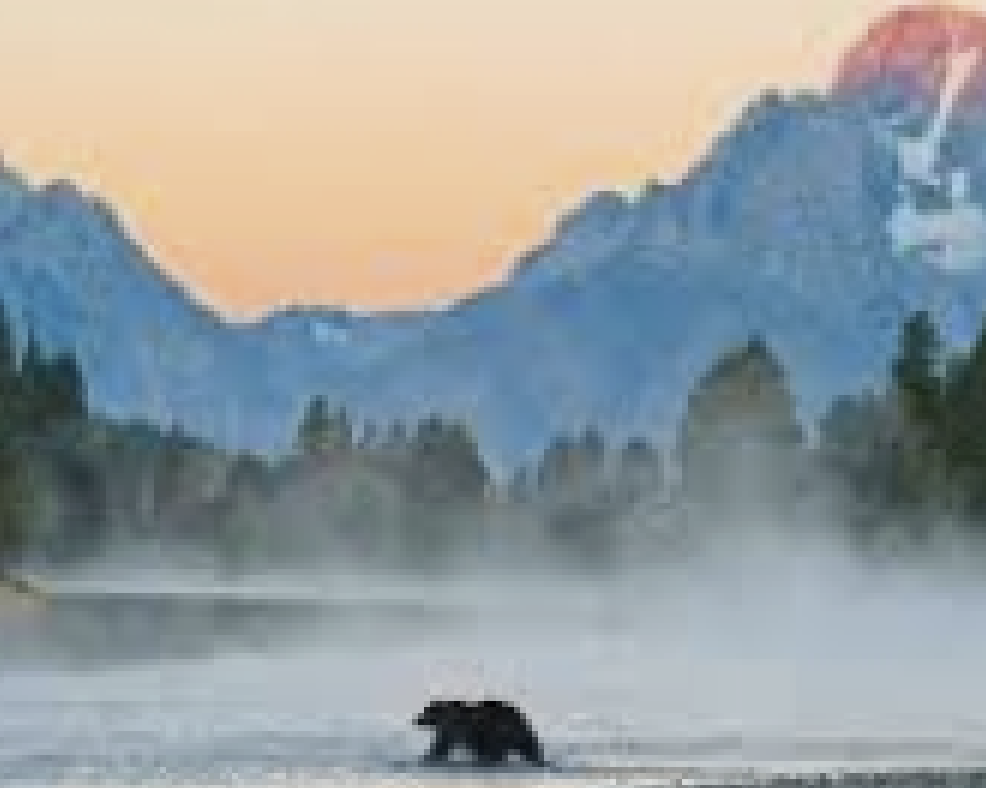
#> input picture images/original_bear_mountains.png, 986 x 788 px; its folder holds only this picture in this run
$ python main.py
#> lines starting #> are read from the running program, lines starting #| are printed output that depends on the picture
### recursivePhoto/helpers/interface_helpers.py
from tkinter import Tk
from tkinter.filedialog import askopenfilename, askdirectory
from PIL import Image
import os, os.path
import sys

def get_photo():
    print("Select an image to recurse-ify from the pop up.")
    while 1:
        Tk().withdraw() # we don't want a full GUI, so keep the root window from appearing
        image_filename = askopenfilename() # show an "Open" dialog box and return the path to the selected file
        try:
            im = Image.open(image_filename)
            return im
        except:
            print("The file path '" + image_filename + "' is not valid. Try again.")

def get_images_directory():
    print("From the pop up, select a directory with images to recurse-ify the original image with (i.e. the recursivePhoto result will be made from pictures in this directory). The more photos in this directory, the better!")
    Tk().withdraw() # we don't want a full GUI, so keep the root window from appearing
    images_directory = askdirectory() # show an "Open" dialog box and return the path to the selected file
    return images_directory

"""
reads in photos from directory with name read_images_directory
"""
def read_images_directory(read_images_directory):
    photos = []
    img_file_types = ['.jpg', '.jpeg', '.png'] # can add more image types
    for filename in os.listdir(read_images_directory):
        ext = os.path.splitext(filename)[1]
        if(ext.lower() in img_file_types):
            photos.append(os.path.join(read_images_directory, filename))
    return photos

def get_recursive_photo_params():
    images_per_row = 50
    print("how many mini-photos do you want in each row of the result? Recommended: 50")
    while 1:
        try:
            images_per_row = int(input())
            break
        except:
            print("need to type a number e.g. '50'")

    subimage_width = 40
    print("how many pixels wide do you want each mini-photo? Recommended: 40")
    while 1:
        try:
            subimage_width = int(input())
            break
        except:
            print("need to type a number e.g. '40'")

    return images_per_row, subimage_width

# [22 lines left out: function get_recursive_video_params, not called in this run]

def save_photo_with_filepath(img, filepath):
    img.save(filepath)

# [21 lines left out: functions save_photo, get_video_fp, not called in this run]

# Print iterations progress. From https://stackoverflow.com/questions/3173320/text-progress-bar-in-the-console
def printProgressBar(iteration, total, prefix = 'Progress:', suffix = 'Complete', decimals = 1, length = 50, fill = '.', printEnd = "\r"):
    if(total == 0):
        total = 1
    percent = ("{0:." + str(decimals) + "f}").format(100 * (iteration / float(total)))
    filledLength = int(length * iteration // total)
    bar = fill * filledLength + '-' * (length - filledLength)
    print('%s |%s| %s%% %s' % (prefix, bar, percent, suffix))
    sys.stdout.write("\033[F") # Cursor up one line
    # Print New Line on Complete
    if iteration == total:
        print("\n")

### recursivePhoto/helpers/image_processing.py
from recursivePhoto.helpers.interface_helpers import printProgressBar
from PIL import Image
import copy
import operator
import bisect
import sys
import time
import math
import random

"""
for searching
"""
class KeyList(object):
    # bisect doesn't accept a key function, so we build the key into our sequence.
    def __init__(self, l, key):
        self.l = l
        self.key = key
    def __len__(self):
        return len(self.l)
    def __getitem__(self, index):
        return self.key(self.l[index])

"""
given a list of mini-photos, rates them by gray scale then sorts them
"""
# [15 lines left out: function rate_and_sort_grayscale, not called in this run]

"""
photos is a list of (photo, path) tuples
"""
def rate_and_sort_low_res_grayscale(photos):
    print("Rating and sorting photos")
    num_photos = len(photos)
    counter = 0
    printProgressBar(counter, num_photos)

    rated_sorted_photos = []

    # rate
    for photo in photos:
        level = get_avg_grayscale(photo[0])
        rated_sorted_photos.append((level, photo))

        counter = counter + 1
        printProgressBar(counter, num_photos)

    # sort
    rated_sorted_photos.sort(key = operator.itemgetter(0))
    return rated_sorted_photos

"""
photos is a list of (photo, path) tuples

Rates colored photos, but doesn't sort them
"""
# [15 lines left out: function rate_low_res_colored, not called in this run]

"""
photos is a list of photos

Rates colored photos, but doesn't sort them

note: should probably be unified with rate_low_res_colored().
"""
# [15 lines left out: function rate_colored, not called in this run]

"""
Rescale w/ cropping and scaling (no distoring) to
desired width (d_width) and desired height (d_height)
"""
def rescale(img, d_width, d_height):
    o_width, o_height = img.size
    if(o_width == 0): #hacky... how else to avoid divide by zero?
        o_width = 1
    if(o_height == 0):
        o_height = 1
    o_ratio = float(o_width)/float(o_height)
    d_ratio = float(d_width)/float(d_height)
    if d_ratio < o_ratio:
        crop_height = o_height
        crop_width = crop_height * d_ratio
        x_off = float(o_width - crop_width) / 2
        y_off = 0
    else:
        crop_width = o_width
        crop_height = crop_width / d_ratio
        x_off = 0
        y_off = float(o_height - crop_height) / 3
    img = img.crop((x_off, y_off, x_off+int(crop_width), y_off+int(crop_height)))
    return img.resize((d_width, d_height), Image.NEAREST) # Image.NEAREST is faster, but looks noticeably worse; Image.LANCZOS is slower, but looks better

def convert_img_to_grayscale(img):
    return img.convert('L')

def get_pixelMap_avg_grayscale(pixelMap, width, height):
    total = 0
    for i in range(0, width):
        for j in range(0, height):
            total += pixelMap[i, j]
    total_pix = width * height
    if (total_pix == 0): # check for divide by zero errors.
        total_pix = 1 # todo: figure out why there are such errors in the first place...
    return total / total_pix

def get_avg_grayscale(grayscale_img):
    width, height = grayscale_img.size
    pixelMap = grayscale_img.load()
    return get_pixelMap_avg_grayscale(pixelMap, width, height)

def luminance(pixel):
    return (0.299 * pixel[0] + 0.587 * pixel[1] + 0.114 * pixel[2])

# [17 lines left out: functions get_pixelMap_avg_RGB, get_avg_RGB, not called in this run]

"""
adds val to the grayscale value of each pixel of img
"""
# [32 lines left out: functions raise_img_by_val, raise_img_by_color, not called in this run]

"""
computes a score where the lower the score, the more similar
threshold - if score above this, then ignore and return INF
"""
# [11 lines left out: function img_similarity_grayscale, not called in this run]

"""
searching for image similar to target from photos,
returns a tuple (low res photo, path_name)

low_res_photos is a list of ((low res photo, orig_photo), index in rsp_copy) tuples
"""
# [9 lines left out: function low_res_match_grayscale, not called in this run]

"""
returns a list which is a sublist of photos containing N closest images in photos
w/ respect to average grayscale value

returned list also contains indices s.t. we can remove match from photos once its chosen

does not modify photos
"""
# [19 lines left out: function get_closest_grayscale, not called in this run]

"""
computes a score where the lower the score, the more similar
threshold - if score above this, then ignore and return INF
"""
# [11 lines left out: function img_similarity_color, not called in this run]


"""
searching for image similar to target from photos,
returns a tuple (low res photo, path_name)

low_res_photos is a list of ((low res photo, orig_photo), index in rsp_copy) tuples
"""
# [9 lines left out: function low_res_match_colored, not called in this run]

"""
returns a list which is a sublist of photos containing images in photos
which have distance from target which is less than threshold

N is the max length that we allow closest to be

returned list also contains indices s.t. we can remove match from photos once its chosen

does not modify photos

reason this uses threshold and not N (as in get_closest_grayscale) is b/c
its easier for me to implement this way, but should probably change in the future.
^ to do it the way with N, possibly use kselect

! definitel;y need to strike a balance between threshold and N. Perhaps there's a better way to write this function which doesn't make that balance so important / put that burden on the user (put burden on implementation instaed)
"""
# [32 lines left out: function get_close_images_by_avg_color, not called in this run]

"""
returns a 2d array where the (i, j) element contains
the average of the sub-image defined by with upper left corner at
(img.width/images_per_row * i, img.height/images_per_row * j)
and lower right corner at
(img.width/images_per_row * (i+1), img.height/images_per_row * (j + 1))

img is grayscale img and images_per_row is an int
"""
# [13 lines left out: function get_block_averages_grayscale, not called in this run]

"""
returns a 2d array where the (i, j) element contains
the average of the sub-image defined by with upper left corner at
(img.width/images_per_row * i, img.height/images_per_row * j)
and lower right corner at
(img.width/images_per_row * (i+1), img.height/images_per_row * (j + 1))

img is grayscale img and images_per_row is an int

keeps original aspect ratio (no square)
"""
# [12 lines left out: function get_block_averages_no_square, not called in this run]

"""
returns 2D array where (i, j) element contains a
low res (8 x 8) copy of the sub-image defined with upper left corner at
(img.width/images_per_row * i, img.height/images_per_row * j)
and lower right corner at
(img.width/images_per_row * (i+1), img.height/images_per_row * (j + 1))
"""
# [13 lines left out: function get_target_images, not called in this run]

"""
colored version of get_block_averages
Still returns 2d array of ints, except instead of containing average of grayscale
contains tuple of (R, G, B)
"""
# [13 lines left out: function get_block_averages_colored, not called in this run]

"""
from a list of photo paths, opens photos, then processes them into mini-photos (i.e. photos to replace blocks)
"""
def make_mini_photos_grayscale(photos_paths, subimage_width):
    num_photos = len(photos_paths)
    counter = 0
    printProgressBar(0, num_photos)

    mini_photos = []
    scaled_width = subimage_width
    scaled_height = scaled_width

    for photo_path in photos_paths:
        raw_photo = convert_img_to_grayscale(Image.open(photo_path))
        raw_photo_mini = rescale(raw_photo, scaled_width, scaled_height)
        mini_photos.append(raw_photo_mini)
        counter = counter + 1
        printProgressBar(counter, num_photos)

    return mini_photos

#todo: get rid of width/height args and also for progressBarPrints get rid of prefix/suffix/length args
# [38 lines left out: function make_mini_photos_colored, not called in this run]

"""
creates low res (8x8) photos
returns a list of tuples which are (low_res_photo, orig_photo)
"""
def create_low_res_photos(photos):
    print("creating low res photos")
    num_photos = len(photos)
    counter = 0
    printProgressBar(counter, num_photos)

    low_res_photos = []
    res = 8
    for photo in photos:
        low_res_photo = rescale(photo, res, res) # rescale doesn't modify original
        low_res_photos.append((low_res_photo, photo))

        counter = counter + 1
        printProgressBar(counter, num_photos)

    return low_res_photos

"""
returns an array with size block_averages.size
which contains scaled and colored versions of img
such that each scaled and colors version has
subimage_width pixels in each row
and it's average color is approximately the corresponding
value in block_averages
"""
# [19 lines left out: function create_averaged_imagesV1, not called in this run]

"""
given block averages of original image which we're trying to recursify
as well as a list of photos which will compose the sub-images of the original image
we stitch create a 2d array of images where the (i,j)th image comes from rated_sorted_photos
and has a similar grayscale value t block_averages
"""
# [27 lines left out: function create_averaged_imagesV2, not called in this run]

"""
computes RGB distance between p1 and p2 which are RGB tuples
"""
# [4 lines left out: function RGB_dist, not called in this run]

"""
library is an arbitrary (unsorted) list of (RGB, photo) tuples
returns index of photo in library closest to target_RGB
"""
# [10 lines left out: function find_closest_RGB, not called in this run]

"""
colored version
rated_photos is not sorted
"""
# [21 lines left out: function create_averaged_imagesV3, not called in this run]

"""
does not modify rated_and_sorted_photos
creates a 2D array of images which match target_images

does this by doing a low res comparison of target_image and rated_sorted_photo

target_images - a 2D array of 8x8 target images
rated_sorted_photos - a list of (grayscale val, (low_res_image, orig_image)) tuples

returns:
2D array of orig_images which match target_images
"""
# [22 lines left out: function create_averaged_imagesV4, not called in this run]

"""
**colored version of create_averaged_imagesV4()

does not modify rated_and_sorted_photos
creates a 2D array of images which match target_images

does this by doing a low res comparison of target_image and rated_sorted_photo

target_images - a 2D array of 8x8 target images
rated_photos - a list of (RGB val, (low_res_image, orig_image)) tuples

returns:
2D array of orig_images which match target_images
"""
# [23 lines left out: function create_averaged_imagesV5, not called in this run]

"""
stitches 2d array of sub-images images into a larger image
"""
# [9 lines left out: function stitch_images, not called in this run]

### recursivePhoto/recursivePhotoV4.py
from recursivePhoto.helpers.interface_helpers import *
from recursivePhoto.helpers.image_processing import *


# gets a list of photos
def get_photos_list(pixels_per_photo_row):
    images_directory = get_images_directory()
    photo_paths = read_images_directory(images_directory)
    return make_mini_photos_grayscale(photo_paths, pixels_per_photo_row)

def recursivePhotoV4():
    # get photos from photos directory
    images_per_row, subimage_width = get_recursive_photo_params()
    photos = get_photos_list(subimage_width)

    # process photos from photos directory. note low_res_photos is list of tuples (low_res_photo, orig. photo)
    low_res_photos = create_low_res_photos(photos)
    rated_and_sorted_photos = rate_and_sort_low_res_grayscale(low_res_photos)

    # ask user for photo to recreate from photos from photos directory & then recreate.
    while(1):
        target_photo = convert_img_to_grayscale(get_photo()) # get photo that user wants to recursify

        # get target blocks
        target_images = get_target_images(target_photo, images_per_row)
        result_images = create_averaged_imagesV4(target_images, rated_and_sorted_photos)
        result = stitch_images(result_images)
        save_photo(result)

        # ask user if they want to continue
        try:
            stop = input("continue? (Y/N)")
            if(stop.lower() == 'n'):
                break
        except:
            print("invalid input")
            break


# [2 lines that do not run on import are left out]

### main.py
from recursivePhoto.recursivePhotoV1 import recursivePhotoV1
from recursivePhoto.recursivePhotoV2 import recursivePhotoV2
from recursivePhoto.recursivePhotoV3 import recursivePhotoV3
from recursivePhoto.recursivePhotoV4 import recursivePhotoV4
from recursivePhoto.recursivePhotoV5 import recursivePhotoV5
from recursivePhoto.recursiveVideo import recursiveVideo

options = [
    (recursivePhotoV1, "recursivePhotoV1 (photo made from itself, b/w, no square)"),
    (recursivePhotoV2, "recursivePhotoV2 (photo made from different photos, b/w, square)"),
    (recursivePhotoV3, "recursivePhotoV3 (photo made from different photos, color, square)"),
    (recursivePhotoV4, "recursivePhotoV4 (photo made from different photos, b/w, square, uses pattern matching)"),
    (recursivePhotoV5, "recursivePhotoV5 (photo made from different photos, color, square, uses pattern matching)"),
    (recursiveVideo, "recursiveVideo (video made from photos made from themselves, b/w, no square)"),
    (quit, "quit")
]

def printopen():
    print("--------------------------")
    print("Welcome to Recursive Photo")
    print("--------------------------\n\n")
    print("Options:")
    for i in range(len(options)):
        print(str(i) + ": " + options[i][1])
    print("\nInput the number (e.g. 0) of which program you want to run:\n")

def quit():
    print("Quitting. Goodbye.")

if __name__ == '__main__':
    program_index = 0
    printopen()
    while 1:
        try:
            program_index = int(input())
            if(program_index < 0 or program_index >= len(options)):
                print("You did not make a valid selection. Try again.")
                continue
            break
        except:
            print("You did not type in an integer. Try again.")
#> this loop made 1 pass; the answer given on pass 1: 3

    print("Executing option " + str(program_index))
    options[program_index][0]()
#> the loop in get_recursive_photo_params, `while 1:` made 1 pass; the answer given on pass 1: 3
#> the answer given: images
#> in convert_img_to_grayscale, `return img.convert('L')`:
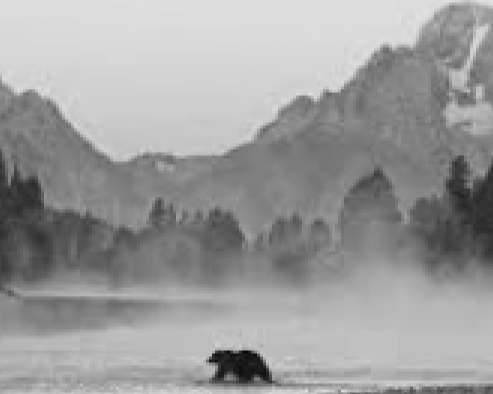
#> returned value: PIL image 986x788 L (shown at 1/2 size); min 3, max 226, mean 156.5
#> in rescale, `img = img.crop((x_off, y_off, x_off+int(crop_width), y_off+int(crop_he..`:
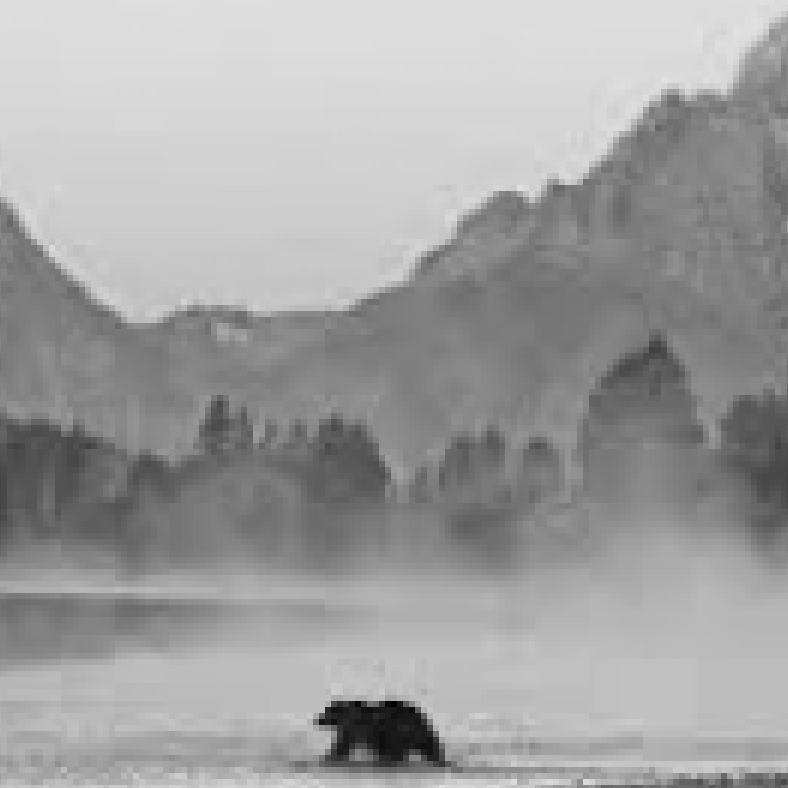
#> img: PIL image 788x788 L; min 3, max 225, mean 161.3
#> (the rest of the program and of its run is left out)
